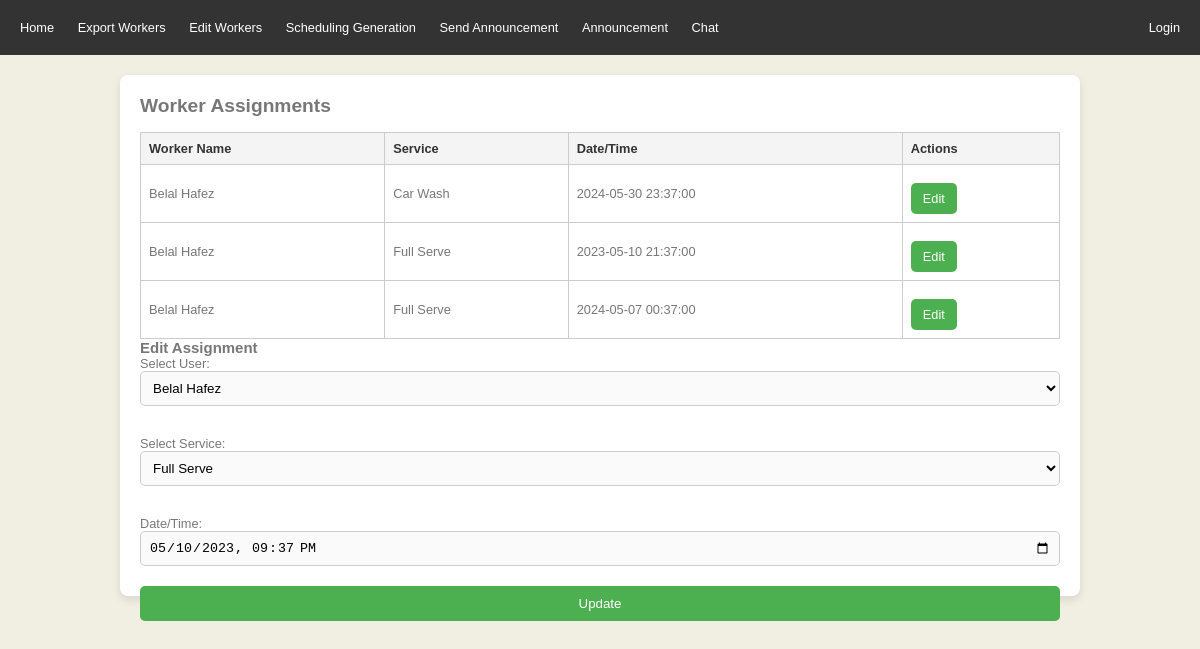
Screenshot of /Edit_Workers.php?edit_id=2 with the database file from the repository.
### tables this page shows
CREATE TABLE IF NOT EXISTS `tasks` (
  `id` int(11) NOT NULL AUTO_INCREMENT,
  `user_id` int(11) DEFAULT NULL,
  `service_id` int(11) DEFAULT NULL,
  `date_time` datetime DEFAULT NULL,
  PRIMARY KEY (`id`),
  KEY `user_id` (`user_id`),
  KEY `service_id` (`service_id`)
);

CREATE TABLE IF NOT EXISTS `users` (
  `id` int(11) NOT NULL AUTO_INCREMENT,
  `firstName` text NOT NULL,
  `lastName` text NOT NULL,
  `email` text NOT NULL,
  `password` text NOT NULL,
  `is_admin` tinyint(4) NOT NULL DEFAULT '0',
  PRIMARY KEY (`id`)
);

CREATE TABLE IF NOT EXISTS `services` (
  `id` int(11) NOT NULL AUTO_INCREMENT,
  `name` varchar(255) NOT NULL,
  `description` text,
  PRIMARY KEY (`id`)
);

### Edit_Workers.php (the view, shortened to what this page needs)
<?php
include('header.php');
require_once('db.php');
$sql = "SELECT tasks.id, users.firstName, users.lastName, services.name as serviceName, tasks.date_time
        FROM tasks
        JOIN users ON tasks.user_id = users.id
        JOIN services ON tasks.service_id = services.id";
$result = $connection->query($sql);
?>
<div class="form-container">
    <h2>Worker Assignments</h2>
    <table>
        <thead>
            <tr>
                <th>Worker Name</th>
                <th>Service</th>
                <th>Date/Time</th>
                <th>Actions</th>
            </tr>
        </thead>
        <tbody>
            <?php while ($row = $result->fetch_assoc()) { ?>
                <tr>
                    <td><?php echo $row['firstName'] . ' ' . $row['lastName']; ?></td>
                    <td><?php echo $row['serviceName']; ?></td>
                    <td><?php echo $row['date_time']; ?></td>
                    <td>
                        <a href="?edit_id=<?php echo $row['id']; ?>" class="button-link">Edit</a>
                    </td>
                </tr>
            <?php } ?>
        </tbody>
    </table>
    <?php if (isset($_GET['edit_id'])) : ?>
        <?php
        $edit_id = $_GET['edit_id'];
        $edit_sql = "SELECT user_id, service_id, date_time FROM tasks WHERE id = ?";
        $edit_stmt = $connection->prepare($edit_sql);
        $edit_stmt->bind_param("i", $edit_id);
        $edit_stmt->execute();
        $edit_result = $edit_stmt->get_result();
        $edit_data = $edit_result->fetch_assoc();
        ?>
        <h3>Edit Assignment</h3>
        <form method="post" action="">
            <div class="select-container">
                <label for="userId">Select User:</label>
                <select id="userId" name="userId">
                    <?php
                    $users = $connection->query("SELECT id, firstName, lastName FROM users");
                    while ($user = $users->fetch_assoc()) {
                        $selected = $edit_data['user_id'] == $user['id'] ? 'selected' : '';
                        echo "<option value='{$user['id']}' {$selected}>{$user['firstName']} {$user['lastName']}</option>";
                    }
                    ?>
                </select>
            </div>
            <div class="select-container">
                <label for="serviceId">Select Service:</label>
                <select id="serviceId" name="serviceId">
                    <?php
                    $services = $connection->query("SELECT id, name FROM services");
                    while ($service = $services->fetch_assoc()) {
                        $selected = $edit_data['service_id'] == $service['id'] ? 'selected' : '';
                        echo "<option value='{$service['id']}' {$selected}>{$service['name']}</option>";
                    }
                    ?>
                </select>
            </div>
            <label for="dateTime">Date/Time:</label>
            <input type="datetime-local" id="dateTime" name="dateTime" value="<?php echo $edit_data['date_time']; ?>">
            <button type="submit">Update</button>
        </form>
    <?php endif; ?>
</div>
<?php include('footer.php'); ?>

### css.css (style rules this page uses)
* { box-sizing: border-box; margin: 0; border: 0; padding: 0; text-decoration: none; list-style-type: none; }
body { font: normal 0.8em 'trebuchet ms', arial, sans-serif; background: #F0EFE2; color: #777; }
label { display: block; text-align: left; }
button { padding: 10px 20px; background-color: #f44336; color: white; border: none; border-radius: 5px; cursor: pointer; width: 100%; margin-top: 10px; }
.form-container { background-color: #fff; padding: 20px; border-radius: 8px; box-shadow: 0 2px 4px rgba(0, 0, 0, 0.1); margin: 10px auto; }
.select-container { margin-bottom: 20px; }
.select-container select { width: 100%; padding: 8px; border: 1px solid #ccc; border-radius: 5px; background-color: #f8f8f8; cursor: pointer; }
input[type="datetime-local"] { width: 100%; padding: 8px; border: 1px solid #ccc; border-radius: 5px; background-color: #f8f8f8; box-sizing: border-box; cursor: pointer; }
.button-link { background-color: #4CAF50; color: white; padding: 8px 12px; border-radius: 5px; text-decoration: none; display: inline-block; margin-top: 10px; }
.form-container { width: 80%; margin: 20px auto; padding: 20px; background-color: #fff; border-radius: 8px; box-shadow: 0 4px 8px rgba(0, 0, 0, 0.1); }
.form-container table { width: 100%; border-collapse: collapse; margin-top: 15px; }
.form-container th, .form-container td { border: 1px solid #ccc; padding: 8px; text-align: left; }
.form-container th { background-color: #f4f4f4; color: #333; }
.form-container input[type="datetime-local"], .form-container select { width: 100%; padding: 8px; margin-bottom: 10px; border: 1px solid #ccc; border-radius: 5px; background-color: #fafafa; }
.form-container button { width: 100%; padding: 10px; background-color: #4CAF50; color: white; border-radius: 5px; border: none; cursor: pointer; margin-top: 10px; }
button { background-color: #4CAF50; color: white; padding: 10px 20px; border: none; border-radius: 5px; cursor: pointer; margin-top: 10px; float: right; }

### rows the page displays
tasks: user.firstName "Belal", user.lastName "Hafez", service.name "Car Wash", date_time "2024-05-30 23:37:00"
tasks: user.firstName "Belal", user.lastName "Hafez", service.name "Full Serve", date_time "2023-05-10 21:37:00", dateTime "05/10/2023 21:37"
tasks: user.firstName "Belal", user.lastName "Hafez", service.name "Full Serve", date_time "2024-05-07 00:37:00"

### other values shown
form field userId "Belal Hafez"
form field serviceId "Full Serve"
